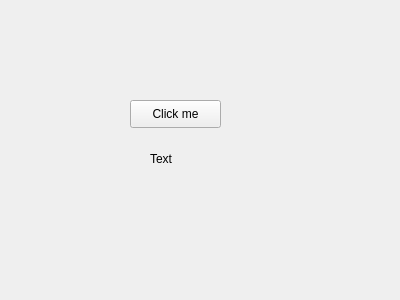
<?xml version="1.0" encoding="UTF-8"?>
<ui version="4.0">
 <class>Form</class>
 <widget class="QWidget" name="Form">
  <property name="geometry">
   <rect>
    <x>0</x>
    <y>0</y>
    <width>400</width>
    <height>300</height>
   </rect>
  </property>
  <property name="windowTitle">
   <string>My Program</string>
  </property>
  <widget class="QPushButton" name="btnButton">
   <property name="geometry">
    <rect>
     <x>130</x>
     <y>100</y>
     <width>91</width>
     <height>28</height>
    </rect>
   </property>
   <property name="text">
    <string>Click me</string>
   </property>
  </widget>
  <widget class="QLabel" name="lblLabel">
   <property name="geometry">
    <rect>
     <x>150</x>
     <y>150</y>
     <width>191</width>
     <height>18</height>
    </rect>
   </property>
   <property name="text">
    <string>Text</string>
   </property>
  </widget>
 </widget>
 <resources/>
 <connections/>
</ui>
